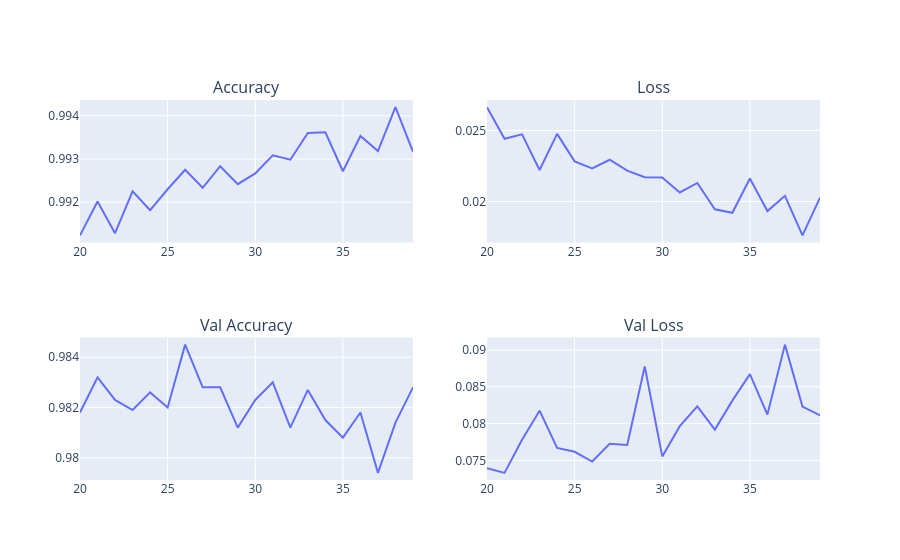

The cell this chart's notebook holds for it:
### Code cell
def plot_results(start_epoch=40):
    

    acc= history.history['accuracy'][start_epoch:]
    loss = history.history['loss'][start_epoch:]
    val_acc = history.history['val_accuracy'][start_epoch:]
    val_loss = history.history['val_loss'][start_epoch:]

    fig = make_subplots(2,2, subplot_titles=("Accuracy", "Loss", "Val Accuracy", "Val Loss"))

    fig.add_trace(px.line(x=history.epoch[start_epoch:], y=acc).data[0], 1, 1)
    fig.add_trace(px.line(x=history.epoch[start_epoch:], y=loss).data[0], 1, 2)
    fig.add_trace(px.line(x=history.epoch[start_epoch:], y=val_acc).data[0], 2, 1)
    fig.add_trace(px.line(x=history.epoch[start_epoch:], y=val_loss).data[0], 2, 2)

    fig.show()

plot_results(20)

### Figure 1 — Plotly figure (JSON) as saved in the notebook; plotly's stock layout.template omitted (floating-point values rounded to 4 significant figures)
{"data": [{"hovertemplate": "x=%{x}<br>y=%{y}<extra></extra>", "legendgroup": "", "line": {"color": "#636efa", "dash": "solid"}, "marker": {"symbol": "circle"}, "mode": "lines", "name": "", "orientation": "v", "showlegend": false, "type": "scatter", "x": [20, 21, 22, 23, 24, 25, 26, 27, 28, 29, 30, 31, 32, 33, 34, 35, 36, 37, 38, 39], "xaxis": "x", "y": [0.9912, 0.992, 0.9913, 0.9923, 0.9918, 0.9923, 0.9927, 0.9923, 0.9928, 0.9924, 0.9927, 0.9931, 0.993, 0.9936, 0.9936, 0.9927, 0.9935, 0.9932, 0.9942, 0.9932], "yaxis": "y"}, {"hovertemplate": "x=%{x}<br>y=%{y}<extra></extra>", "legendgroup": "", "line": {"color": "#636efa", "dash": "solid"}, "marker": {"symbol": "circle"}, "mode": "lines", "name": "", "orientation": "v", "showlegend": false, "type": "scatter", "x": [20, 21, 22, 23, 24, 25, 26, 27, 28, 29, 30, 31, 32, 33, 34, 35, 36, 37, 38, 39], "xaxis": "x2", "y": [0.02665, 0.02442, 0.02473, 0.02222, 0.02477, 0.02283, 0.02234, 0.02294, 0.02218, 0.02171, 0.02169, 0.02064, 0.02131, 0.01946, 0.01921, 0.02162, 0.01933, 0.0204, 0.01762, 0.02028], "yaxis": "y2"}, {"hovertemplate": "x=%{x}<br>y=%{y}<extra></extra>", "legendgroup": "", "line": {"color": "#636efa", "dash": "solid"}, "marker": {"symbol": "circle"}, "mode": "lines", "name": "", "orientation": "v", "showlegend": false, "type": "scatter", "x": [20, 21, 22, 23, 24, 25, 26, 27, 28, 29, 30, 31, 32, 33, 34, 35, 36, 37, 38, 39], "xaxis": "x3", "y": [0.9818, 0.9832, 0.9823, 0.9819, 0.9826, 0.982, 0.9845, 0.9828, 0.9828, 0.9812, 0.9823, 0.983, 0.9812, 0.9827, 0.9815, 0.9808, 0.9818, 0.9794, 0.9814, 0.9828], "yaxis": "y3"}, {"hovertemplate": "x=%{x}<br>y=%{y}<extra></extra>", "legendgroup": "", "line": {"color": "#636efa", "dash": "solid"}, "marker": {"symbol": "circle"}, "mode": "lines", "name": "", "orientation": "v", "showlegend": false, "type": "scatter", "x": [20, 21, 22, 23, 24, 25, 26, 27, 28, 29, 30, 31, 32, 33, 34, 35, 36, 37, 38, 39], "xaxis": "x4", "y": [0.07394, 0.07331, 0.07782, 0.08176, 0.07669, 0.07617, 0.07485, 0.07727, 0.0771, 0.08776, 0.07555, 0.07966, 0.08234, 0.07919, 0.08312, 0.08673, 0.08123, 0.09073, 0.08231, 0.08111], "yaxis": "y4"}], "layout": {"annotations": [{"font": {"size": 16}, "showarrow": false, "text": "Accuracy", "x": 0.225, "xanchor": "center", "xref": "paper", "y": 1, "yanchor": "bottom", "yref": "paper"}, {"font": {"size": 16}, "showarrow": false, "text": "Loss", "x": 0.775, "xanchor": "center", "xref": "paper", "y": 1, "yanchor": "bottom", "yref": "paper"}, {"font": {"size": 16}, "showarrow": false, "text": "Val Accuracy", "x": 0.225, "xanchor": "center", "xref": "paper", "y": 0.375, "yanchor": "bottom", "yref": "paper"}, {"font": {"size": 16}, "showarrow": false, "text": "Val Loss", "x": 0.775, "xanchor": "center", "xref": "paper", "y": 0.375, "yanchor": "bottom", "yref": "paper"}], "xaxis": {"anchor": "y", "domain": [0, 0.45]}, "xaxis2": {"anchor": "y2", "domain": [0.55, 1]}, "xaxis3": {"anchor": "y3", "domain": [0, 0.45]}, "xaxis4": {"anchor": "y4", "domain": [0.55, 1]}, "yaxis": {"anchor": "x", "domain": [0.625, 1]}, "yaxis2": {"anchor": "x2", "domain": [0.625, 1]}, "yaxis3": {"anchor": "x3", "domain": [0, 0.375]}, "yaxis4": {"anchor": "x4", "domain": [0, 0.375]}}}
